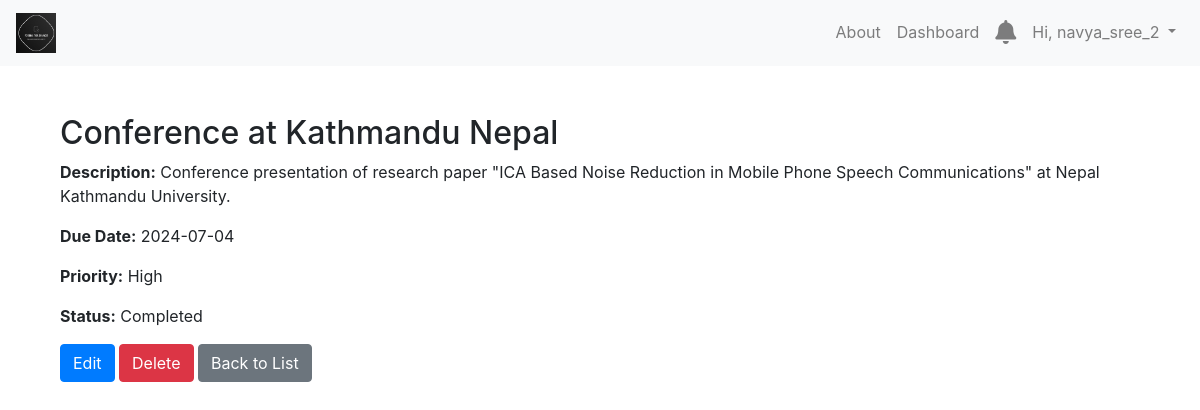
The app's page /tasks/7/ (signed in) with its own data.
### tasks/models.py (models this page shows, shortened)
class Task(models.Model):
    PRIORITY_CHOICES = [
        ('L', 'Low'),
        ('M', 'Medium'),
        ('H', 'High'),
    ]
    STATUS_CHOICES = [
        ('P', 'Pending'),
        ('IP', 'In Progress'),
        ('C', 'Completed'),
    ]
    user = models.ForeignKey(User, on_delete=models.CASCADE)
    title = models.CharField(max_length=200)
    description = models.TextField(blank=True)
    due_date = models.DateField(null=True, blank=True)
    priority = models.CharField(max_length=1, choices=PRIORITY_CHOICES, default='M')
    status = models.CharField(max_length=2, choices=STATUS_CHOICES, default='P')
    category = models.ForeignKey(Category, null=True, on_delete=models.SET_NULL)
    created_at = models.DateTimeField(auto_now_add=True)
    is_completed = models.BooleanField(default=False)

### tasks/views.py (the view)
# urls.py: path('tasks/<int:pk>/', views.task_detail, name='task_detail'),
@login_required
def task_detail(request, pk):
    task = get_object_or_404(Task, pk=pk, user=request.user)
    return render(request, 'tasks/task_detail.html', {'task': task})

### tasks/templates/tasks/task_detail.html (shortened to what this page needs)
{% extends 'base.html' %}
{% block content %}
<div class="container mt-5">
    <h2>{{ task.title }}</h2>
    <p><strong>Description:</strong> {{ task.description }}</p>
    <p><strong>Due Date:</strong> {{ task.due_date|date:"Y-m-d" }}</p>
    <p><strong>Priority:</strong> {{ task.get_priority_display }}</p>
    <p><strong>Status:</strong> {{ task.get_status_display }}</p>
    <a href="{% url 'task_update' task.pk %}" class="btn btn-primary">Edit</a>
    <a href="{% url 'task_delete' task.pk %}" class="btn btn-danger">Delete</a>
    <a href="{% url 'task_list' %}" class="btn btn-secondary">Back to List</a>
</div>
{% endblock %}

### tasks/templates/base.html (shortened to what this page needs)
{% load static %}
<!DOCTYPE html>
<html lang="en">
<head>
    <link href="https://stackpath.bootstrapcdn.com/bootstrap/4.5.2/css/bootstrap.min.css" rel="stylesheet">
    <link rel="stylesheet" href="https://cdnjs.cloudflare.com/ajax/libs/font-awesome/5.15.4/css/all.min.css">
</head>
<body>
    <nav class="navbar navbar-expand-lg navbar-light bg-light">
        <a class="navbar-brand" href="{% url 'dashboard' %}">
            <img src="{% static 'tasks/images/logo.png' %}" alt="Logo" width="40" height="40" class="d-inline-block align-top">
        </a>
        <div class="collapse navbar-collapse" id="navbarNav">
            <ul class="navbar-nav ml-auto">
                <li class="nav-item">
                    <a class="nav-link" href="{% url 'about' %}">About</a>
                </li>
                {% if user.is_authenticated %}
                    <li class="nav-item">
                        <a class="nav-link" href="{% url 'dashboard' %}">Dashboard</a>
                    </li>
                    <li class="nav-item">
                        <a class="nav-link" href="{% url 'notifications' %}">
                            <i class="fas fa-bell" style="position: relative; font-size: 24px;"></i>
                        </a>
                    </li>
                    <li class="nav-item dropdown">
                        <a class="nav-link dropdown-toggle" href="#" id="navbarDropdown" role="button" data-toggle="dropdown" aria-haspopup="true" aria-expanded="false">
                            Hi, {{ user.username }}
                        </a>
                    </li>
                {% endif %}
            </ul>
        </div>
    </nav>
    <div class="container mt-3">
        {% block content %}
        {% endblock %}
    </div>
</body>
</html>

### records on screen
Task: title "Conference at Kathmandu Nepal", description "Conference presentation of research paper \"ICA Based Noise Reduction in Mobile Phone Speech Communications\" at Nepal Kathmandu University.", due_date "2024-07-04", priority "High", status "Completed"

### other values on screen
{{ user.username }} "navya_sree_2"
